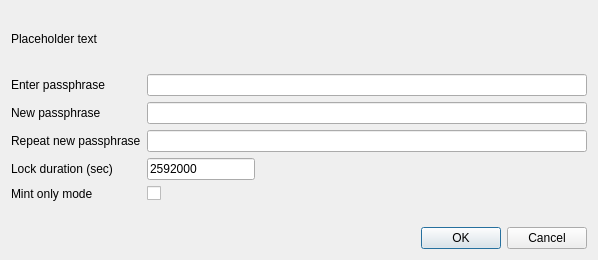
<?xml version="1.0" encoding="UTF-8"?>
<ui version="4.0">
 <class>AskPassphraseDialog</class>
 <widget class="QDialog" name="AskPassphraseDialog">
  <property name="geometry">
   <rect>
    <x>0</x>
    <y>0</y>
    <width>598</width>
    <height>260</height>
   </rect>
  </property>
  <property name="sizePolicy">
   <sizepolicy hsizetype="Preferred" vsizetype="Minimum">
    <horstretch>0</horstretch>
    <verstretch>0</verstretch>
   </sizepolicy>
  </property>
  <property name="minimumSize">
   <size>
    <width>550</width>
    <height>0</height>
   </size>
  </property>
  <property name="windowTitle">
   <string>Passphrase Dialog</string>
  </property>
  <layout class="QVBoxLayout" name="verticalLayout">
   <property name="sizeConstraint">
    <enum>QLayout::SetMinimumSize</enum>
   </property>
   <item>
    <widget class="QLabel" name="warningLabel">
     <property name="text">
      <string notr="true">Placeholder text</string>
     </property>
     <property name="textFormat">
      <enum>Qt::RichText</enum>
     </property>
     <property name="wordWrap">
      <bool>true</bool>
     </property>
    </widget>
   </item>
   <item>
    <layout class="QFormLayout" name="formLayout">
     <property name="sizeConstraint">
      <enum>QLayout::SetMinimumSize</enum>
     </property>
     <property name="fieldGrowthPolicy">
      <enum>QFormLayout::AllNonFixedFieldsGrow</enum>
     </property>
     <item row="0" column="0">
      <widget class="QLabel" name="passLabel1">
       <property name="text">
        <string>Enter passphrase</string>
       </property>
      </widget>
     </item>
     <item row="0" column="1">
      <widget class="QLineEdit" name="passEdit1">
       <property name="echoMode">
        <enum>QLineEdit::Password</enum>
       </property>
      </widget>
     </item>
     <item row="1" column="0">
      <widget class="QLabel" name="passLabel2">
       <property name="text">
        <string>New passphrase</string>
       </property>
      </widget>
     </item>
     <item row="1" column="1">
      <widget class="QLineEdit" name="passEdit2">
       <property name="echoMode">
        <enum>QLineEdit::Password</enum>
       </property>
      </widget>
     </item>
     <item row="2" column="0">
      <widget class="QLabel" name="passLabel3">
       <property name="text">
        <string>Repeat new passphrase</string>
       </property>
      </widget>
     </item>
     <item row="2" column="1">
      <widget class="QLineEdit" name="passEdit3">
       <property name="echoMode">
        <enum>QLineEdit::Password</enum>
       </property>
      </widget>
     </item>
     <item row="3" column="0">
      <widget class="QLabel" name="passLabelDuration">
       <property name="text">
        <string>Lock duration (sec)</string>
       </property>
      </widget>
     </item>
     <item row="3" column="1">
      <widget class="QLineEdit" name="passEditDuration">
       <property name="sizePolicy">
        <sizepolicy hsizetype="Maximum" vsizetype="Fixed">
         <horstretch>0</horstretch>
         <verstretch>0</verstretch>
        </sizepolicy>
       </property>
       <property name="text">
        <string>2592000</string>
       </property>
      </widget>
     </item>
     <item row="4" column="0">
      <widget class="QLabel" name="passLabelMintOnly">
       <property name="text">
        <string>Mint only mode</string>
       </property>
      </widget>
     </item>
     <item row="4" column="1">
      <widget class="QCheckBox" name="passCheckBoxMintOnly">
       <property name="text">
        <string/>
       </property>
      </widget>
     </item>
     <item row="5" column="0">
      <widget class="QLabel" name="capsLabel">
       <property name="font">
        <font>
         <weight>75</weight>
         <bold>true</bold>
        </font>
       </property>
       <property name="text">
        <string/>
       </property>
       <property name="alignment">
        <set>Qt::AlignCenter</set>
       </property>
      </widget>
     </item>
    </layout>
   </item>
   <item>
    <widget class="QDialogButtonBox" name="buttonBox">
     <property name="orientation">
      <enum>Qt::Horizontal</enum>
     </property>
     <property name="standardButtons">
      <set>QDialogButtonBox::Cancel|QDialogButtonBox::Ok</set>
     </property>
    </widget>
   </item>
  </layout>
 </widget>
 <resources/>
 <connections>
  <connection>
   <sender>buttonBox</sender>
   <signal>accepted()</signal>
   <receiver>AskPassphraseDialog</receiver>
   <slot>accept()</slot>
   <hints>
    <hint type="sourcelabel">
     <x>248</x>
     <y>254</y>
    </hint>
    <hint type="destinationlabel">
     <x>157</x>
     <y>274</y>
    </hint>
   </hints>
  </connection>
  <connection>
   <sender>buttonBox</sender>
   <signal>rejected()</signal>
   <receiver>AskPassphraseDialog</receiver>
   <slot>reject()</slot>
   <hints>
    <hint type="sourcelabel">
     <x>316</x>
     <y>260</y>
    </hint>
    <hint type="destinationlabel">
     <x>286</x>
     <y>274</y>
    </hint>
   </hints>
  </connection>
 </connections>
</ui>
